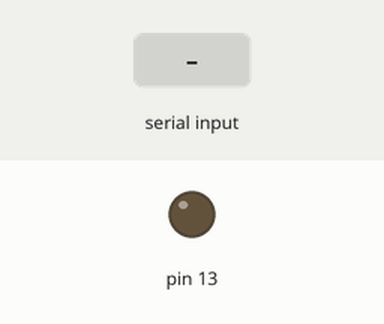
The sketch below on a simulated Arduino Uno, built with avr-gcc and run on an emulated ATmega328P. On the bench: output pins drawn as LEDs (lit = HIGH). The test bench sets the inputs (shaded band).

Above: at 1.2 s.
1.3 s: "1" received over Serial
At 2.1 s:
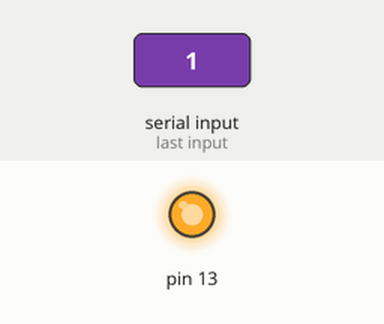
Timing chart, 0 to 4.3 s (numbered marks = the images above; inputs shaded):
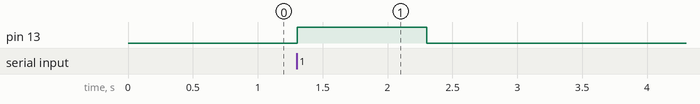

Measured:
- after the input at 1.3 s, pin 13: LOW → HIGH at once, → LOW 1.0 s later

The sketch:

print_value.ino
```cpp
#include <LiquidCrystal.h>

// initialize the library with the numbers of the interface pins
LiquidCrystal lcd(12, 11, 5, 4, 3, 2);
int incomingByte = 0;   // for incoming serial data


void setup() {
        Serial.begin(9600);     // opens serial port, sets data rate to 9600 bps
        pinMode(13, OUTPUT);
}

void loop() {

        // send data only when you receive data:
        if (Serial.available() > 0) {
                // read the incoming byte:
                incomingByte = Serial.read();
                lcd.setCursor(16, 2);
                // say what you got:
                lcd.clear();
                //lcd.print("I received: ");
                lcd.print('1');
                digitalWrite(13, HIGH);
                delay(1000);
        }
        else{
          lcd.print('0');
          digitalWrite(13, LOW);
        }
}
```
